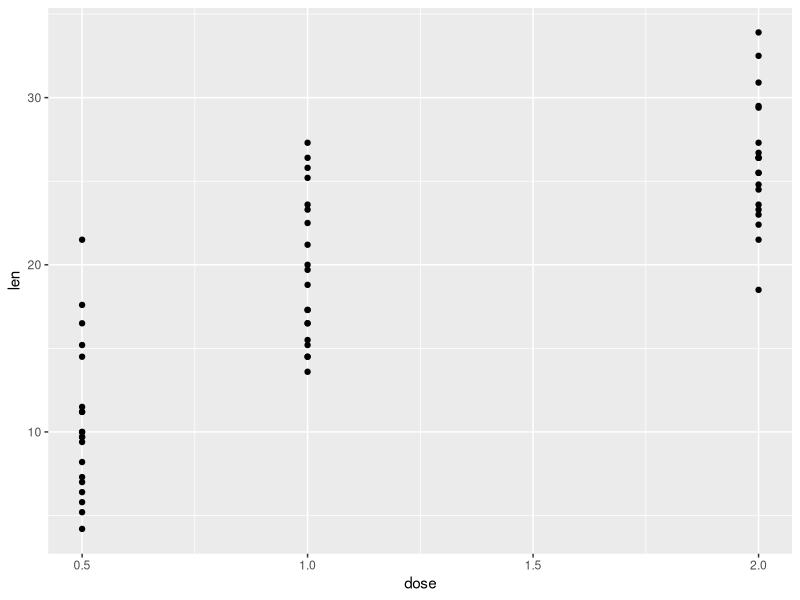
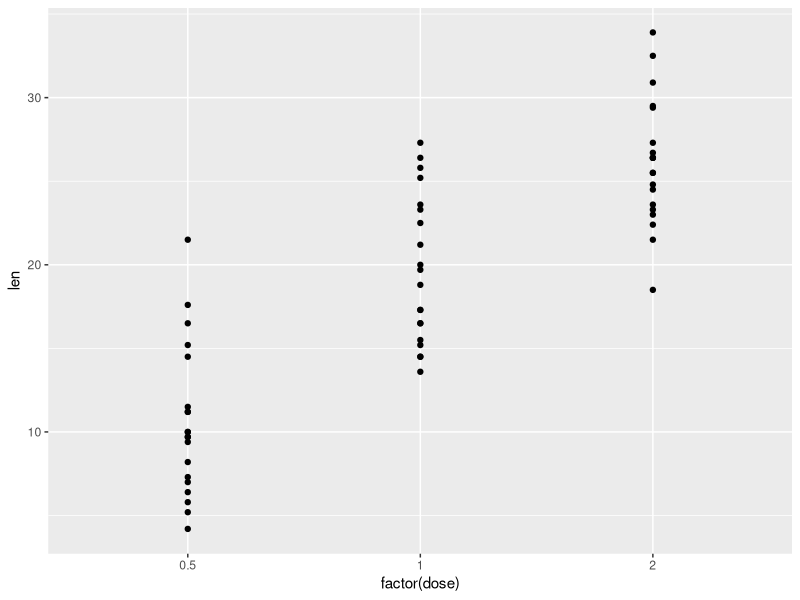
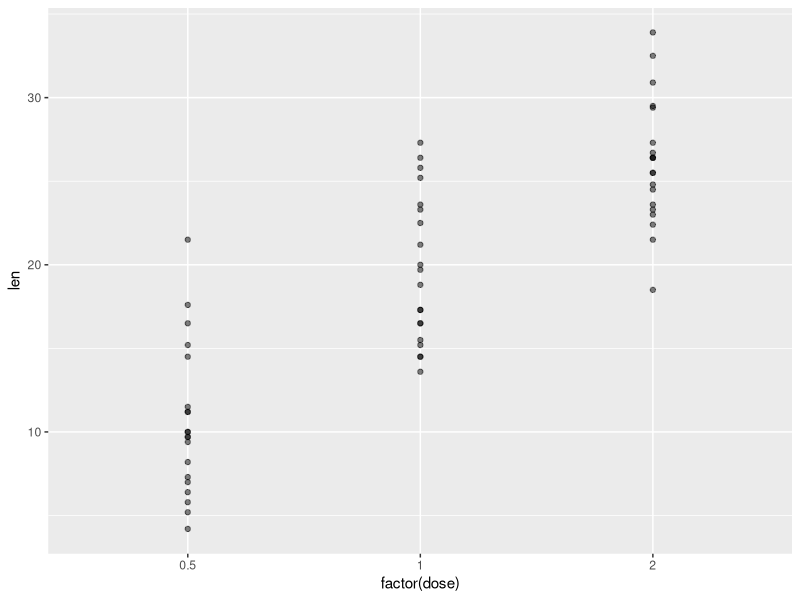
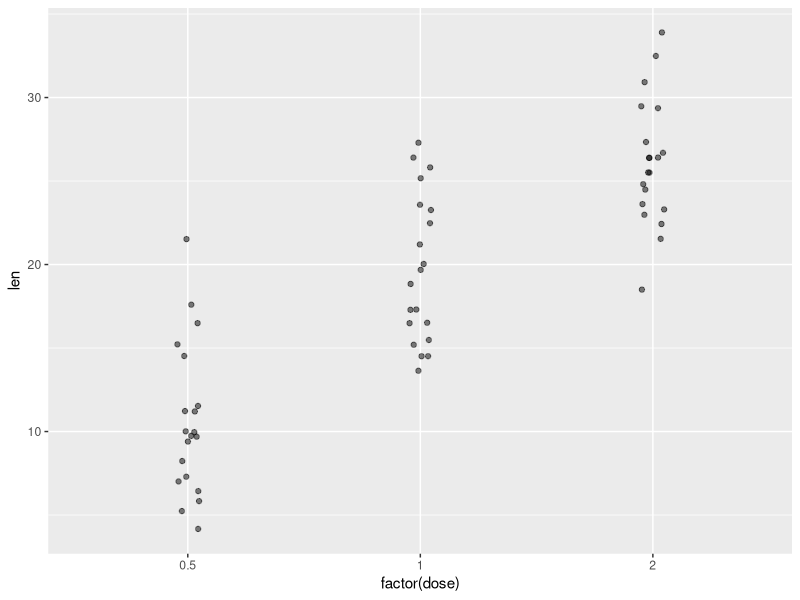
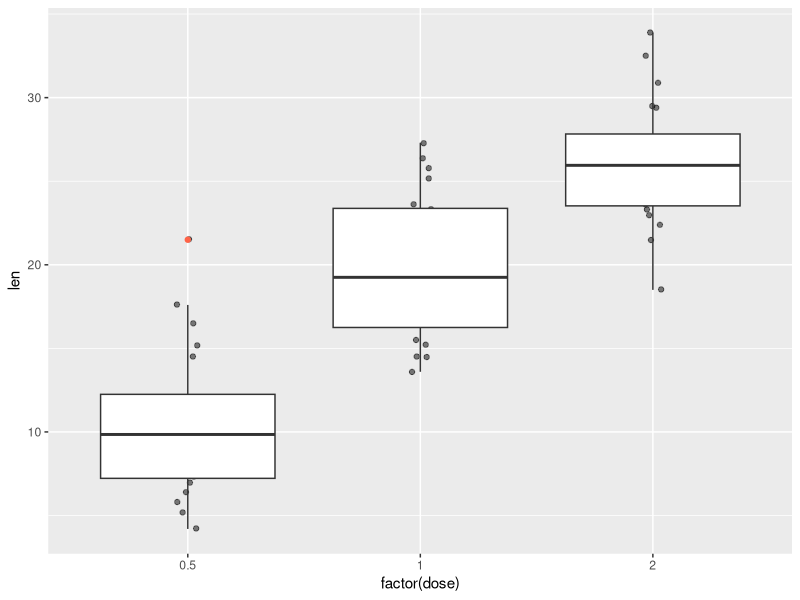
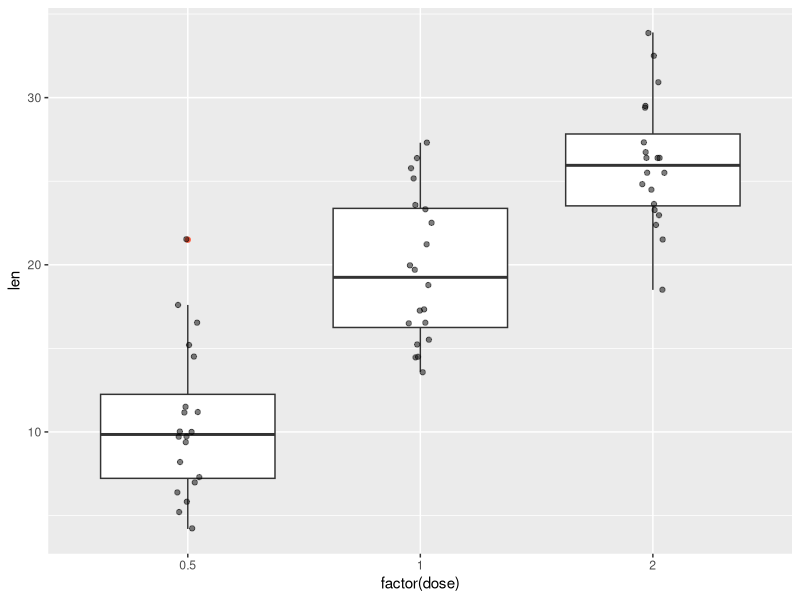
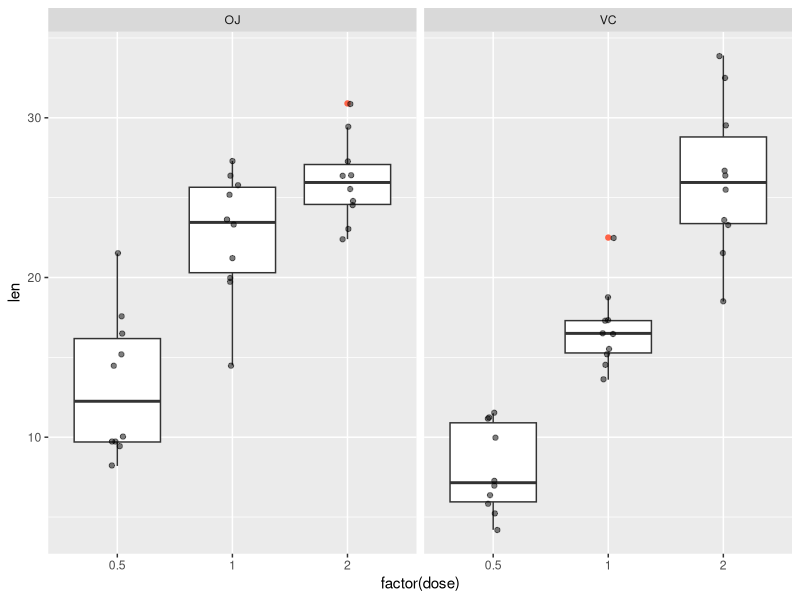
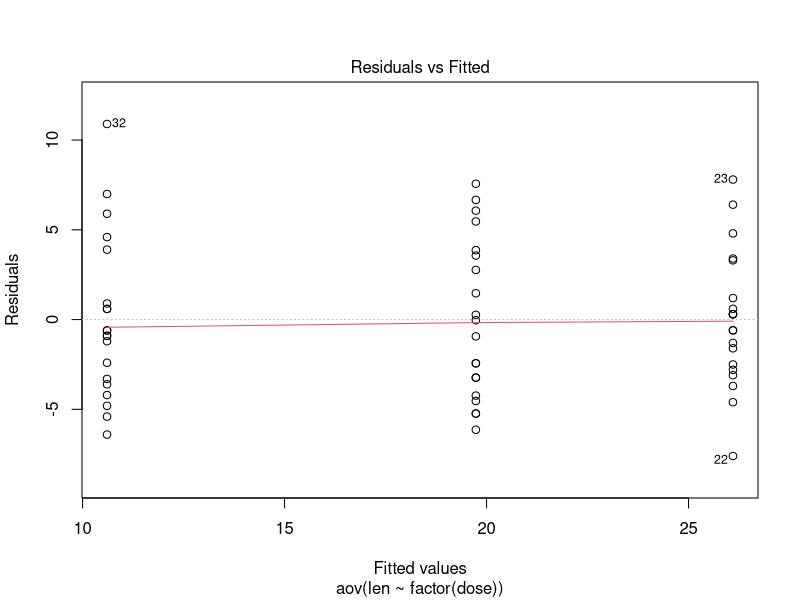

Here is the R script that generated these plots, in order: (Note: this script raises an error after producing the figures.)
#24-1009 wednday 08:34

#
# 아웃라이어 발견
# 면분할
# 신뢰구간과 두 평균의 비교 t.test()


#
library(tidyverse)
data()

# 용어 통일
  # 관측값 * 변수
  # 행 * 열

#1 ToothGrowth ----
ToothGrowth
ToothGrowth
?ToothGrowth


ToothGrowth |> str()
ToothGrowth |> glimpse()
ToothGrowth |> head(10)

#2 도움말 ----
?ToothGrowth

#3 탐색 ----
# 비타민 투여 방법과 용량에 따른 기니피어의 이빨 길이 실험
ToothGrowth |> 
  count(supp)

ToothGrowth |> 
  count(dose)

ToothGrowth |> 
  summary()

#4 산점도 ----
ToothGrowth |>
  ggplot(aes(x = dose, y = len)) +
  geom_point()

##4-1 x축 factor() ----
ToothGrowth |>
  ggplot(aes(x = factor(dose), y = len)) +
  geom_point()

##4-2 오버플로팅----
ToothGrowth |>
  ggplot(aes(x = factor(dose), y = len)) +
  geom_point(alpha = .5)

##4-3 오버플로팅2 ----
ToothGrowth |>
  ggplot(aes(x = factor(dose), y = len)) +
  geom_point(position = position_jitter(width = .05), 
             alpha = .5)

##4-4 box_plot()----
ToothGrowth |>
  ggplot(aes(x = factor(dose), y = len)) +
  geom_point(position = position_jitter(width = .05), 
             alpha = .5) +
  geom_boxplot(outlier.color = 'tomato')

##4-5 box_plot() 순서----
ToothGrowth |>
  ggplot(aes(x = factor(dose), y = len)) +
  geom_boxplot(outlier.color = 'tomato') +
  geom_point(position = position_jitter(width = .05), 
             alpha = .5)

##4-6 면분할----
# 아웃라이어 달라짐
ToothGrowth |>
  ggplot(aes(x = factor(dose), y = len)) +
  geom_boxplot(outlier.color = 'tomato') +
  geom_point(position = position_jitter(width = .05), 
             alpha = .5) +
  facet_wrap(.~supp)

# test ----
?t.test
t.test(len ~ supp, data = ToothGrowth)
t_test_result <- t.test(len ~ supp, data = ToothGrowth)
t_test_result

# 아노바 ----
anova_result <- aov(len ~ factor(dose), data = ToothGrowth)
summary(anova_result)

# 레빈검정 (등분산성) ----
library(car)
leveneTest(len ~ factor(dose), data = ToothGrowth)
# p-value가 유의 수준보다 크면, 등분산성을 만족한다고 결론지을 수 있습니다.

# 모델 적합
model <- aov(len ~ factor(dose), data = ToothGrowth)

# 잔차 플롯
plot(model, which = 1)


#표준오차
3.7 - (1.9153*2.021) # -0.1708213
3.7 + (1.9153*2.021) #  7.570821
#신뢰구간
# 95 percent confidence interval:
#   -0.1710156  7.5710156

t.test(len ~ dose, data = ToothGrowth)
t.test(len ~ supp, data = ToothGrowth)

?t.test()
ToothGrowth |> 
  count(supp)
ToothGrowth |> 
  filter(supp == 'OJ')

ToothGrowth |> 
  filter(supp == 'VC')



#기니피그
# https://www.google.com/search?q=%EA%B8%B0%EB%8B%88%ED%94%BC%EA%B7%B8&sca_esv=0a650f077e31c052&sxsrf=ADLYWIL41IVvt2aMBefocLOyFE_HI1bq7Q%3A1728404861400&ei=fV0FZ6SUGPrc2roPi9SCyQQ&ved=0ahUKEwjkxqrumf-IAxV6rlYBHQuqIEkQ4dUDCA8&uact=5&oq=%EA%B8%B0%EB%8B%88%ED%94%BC%EA%B7%B8&gs_lp=Egxnd3Mtd2l6LXNlcnAiDOq4sOuLiO2UvOq3uDIIEC4YgAQYsQMyBRAAGIAEMgUQABiABDIFEAAYgAQyBRAAGIAEMgUQABiABDIFEAAYgAQyBRAAGIAEMgUQABiABDIFEAAYgAQyFxAuGIAEGLEDGJcFGNwEGN4EGN8E2AEBSLoRUNkHWOsNcAR4AZABA5gBkQGgAZ0IqgEDMC44uAEDyAEA-AEBmAIHoAKrA8ICChAAGLADGNYEGEfCAgoQIxiABBgnGIoFwgIEECMYJ8ICCxAuGIAEGLEDGIMBwgILEAAYgAQYsQMYgwHCAgUQLhiABMICERAuGIAEGLEDGNEDGIMBGMcBmAMAiAYBkAYKugYGCAEQARgUkgcDNC4zoAfFew&sclient=gws-wiz-serp
# 
# t-test를 이용해 OJ와 VC의 치아 성장 길이 비교
t.test(len ~ supp, data = ToothGrowth)
t_test_result <- t.test(len ~ supp, data = ToothGrowth)
t_test_result

# 1. t-통계량 (t = 1.9153):
#   t-통계량은 1.9153입니다. 두 그룹(OJ와 VC) 간 평균 차이를 비교하는 데 사용된 값입니다. t-통계량이 클수록 두 그룹 간 차이가 클 가능성이 높습니다.
# 2. 자유도 (df = 55.309):
#   Welch t-test의 경우, 두 그룹의 분산이 같지 않다고 가정하기 때문에 자유도가 소수점 값일 수 있습니다.
# 3. p-값 (p-value = 0.06063):
#   p-값이 0.06063으로 나왔습니다. 이는 유의 수준 0.05보다 약간 크므로, 두 그룹 간 평균 차이가 통계적으로 유의미하지 않다고 결론지을 수 있습니다. 즉, OJ 방식과 VC 방식 간의 차이가 있을 가능성이 있지만, 통계적으로 충분히 강한 증거는 없습니다.
# 4. 대립가설:
#   대립가설은 **"group OJ와 group VC 간의 평균 차이가 0이 아니다"**라는 가설입니다.
# 5. 95% 신뢰 구간 (95 percent confidence interval):
#   신뢰 구간은 -0.1710156에서 7.5710156 사이입니다. 이는 평균 차이에 대한 추정 범위입니다. 이 구간이 0을 포함하므로, OJ와 VC 간의 차이가 통계적으로 유의미하지 않음을 나타냅니다.
# 6. 평균 값 (sample estimates):
#   OJ 그룹의 평균: 20.66333
# VC 그룹의 평균: 16.96333
# OJ 방식으로 비타민 C를 공급했을 때 기니피그의 치아 성장 길이가 더 길었다는 것을 알 수 있습니다. 그러나 앞서 언급했듯이, p-값이 0.05보다 크기 때문에 이 차이가 유의미하다고 할 수 없습니다.
# 결론:
#   p-값이 0.06063으로 0.05보다 약간 크기 때문에 OJ와 VC 간의 치아 성장 차이가 있다고 볼 수는 있지만, 그 차이가 통계적으로 유의미하다고 확신할 수 없다는 결론입니다.

anova_result <- aov(len ~ factor(dose), data = ToothGrowth)
summary(anova_result)

# 결과 확인
# summary(anova_result) 
# 1. Df (자유도, Degrees of Freedom):
#   factor(dose): 2개의 자유도를 가집니다. 이는 3개의 비타민 C 용량 그룹(0.5 mg/day, 1 mg/day, 2 mg/day)에서 1을 뺀 값입니다.
# Residuals: 57개의 자유도를 가집니다. 이는 총 60개의 관측값에서 그룹 수(3)를 뺀 값입니다.
# 2. Sum Sq (제곱합, Sum of Squares):
#   factor(dose): 2426. 이는 용량에 따른 치아 성장 차이의 총 변동을 나타냅니다.
# Residuals: 1026. 이는 용량 외의 요인에 의한 변동을 나타냅니다.
# 3. Mean Sq (평균 제곱, Mean Square):
#   factor(dose): 1213. 이는 각 그룹 간 변동을 나타냅니다. (2426 / 2)
# Residuals: 18. 이는 각 그룹 내 변동을 나타냅니다. (1026 / 57)
# 4. F value (F-값):
#   F-값은 67.42로, 그룹 간 변동이 그룹 내 변동에 비해 얼마나 큰지를 나타냅니다. 값이 클수록 그룹 간 차이가 크다는 것을 의미합니다.
# 5. Pr(>F) (p-값):
#   p-값은 9.53e-16으로, 이는 0.0000000000000953을 의미합니다. 이 값은 매우 작아서 유의수준 0.05보다 훨씬 작습니다. 즉, 용량에 따른 차이가 통계적으로 매우 유의미합니다.
# 6. Signif. codes:
#   세 개의 별표(‘*’**)는 p-값이 0.001보다 작다는 것을 나타내며, 이는 매우 유의미하다는 것을 뜻합니다.
# 결론:
#   비타민 C의 **용량(dose)**에 따른 치아 성장 길이의 차이는 통계적으로 매우 유의미합니다.
# F-값이 67.42로 매우 크고, p-값이 거의 0에 가까워, 세 가지 용량(0.5, 1, 2 mg/day) 간의 차이가 뚜렷하게 존재한다고 볼 수 있습니다.
# 추가적으로, **사후 검정(post-hoc test)**을 통해 용량별로 어떤 그룹 간 차이가 유의미한지 자세히 분석할 수 있습니다.
# 이 ANOVA 결과는 비타민 C의 용량이 증가함에 따라 기니피그의 치아 성장이 더 많이 일어난다는 것을 강하게 시사합니다.
















